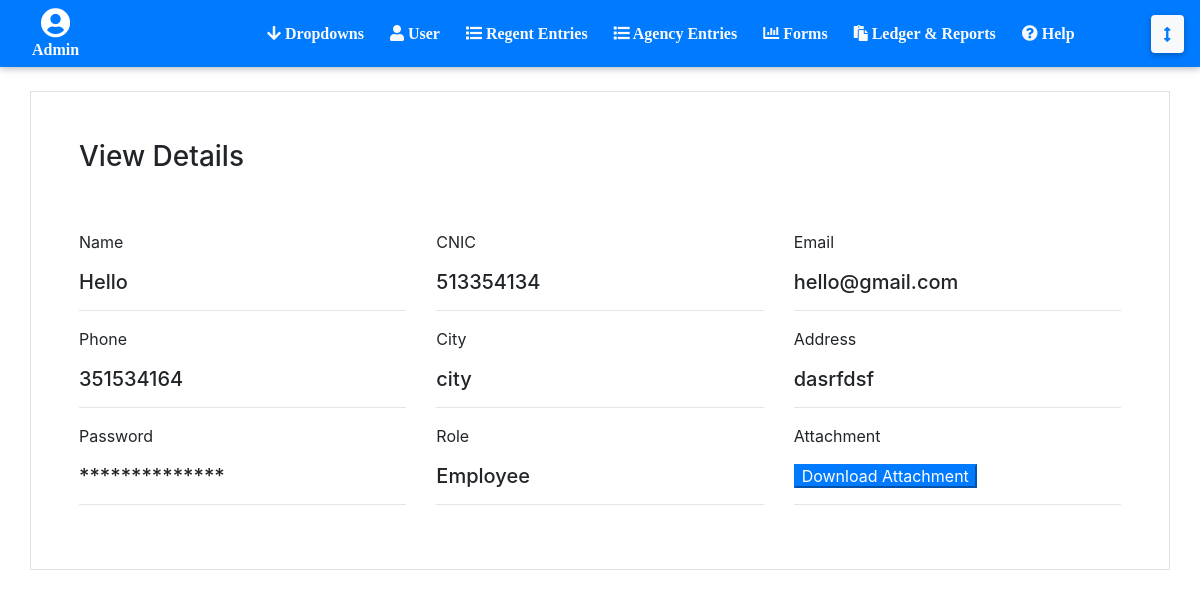
/View-Details.php?user_id=11 (signed in), run on the app's committed database.
### tables this page shows
CREATE TABLE `users` (
  `user_id` int(11) NOT NULL,
  `name` varchar(255) NOT NULL,
  `email` varchar(255) NOT NULL,
  `password` varchar(255) NOT NULL,
  `city` varchar(255) NOT NULL,
  `cnic` varchar(255) NOT NULL,
  `phone` varchar(255) NOT NULL,
  `address` varchar(255) NOT NULL,
  `image` longblob NOT NULL,
  `role` varchar(255) NOT NULL
);

### View-Details.php (the view, shortened to what this page needs)
<?php
include('header.php');
include('connect.php');
if(isset($_GET['user_id']))
{
	$user_id = $_GET['user_id'];
}
?>
<section class="container-fluid">
  <section class="container-fluid">
    <section class="container border p-5">
    <h3>View Details</h3>
  <br><br>
<?php
$query = mysqli_query($con, "select * from users where user_id = '$user_id'");
$std = mysqli_fetch_array($query);
?>
      <section class="row">
        <section class="col-sm-4">
          <p>Name</p>
          <h5><?php echo $std['name'] ?></h5>
          <hr>
        </section>
        <section class="col-sm-4">
          <p>CNIC</p>
          <h5><?php echo $std['cnic'] ?></h5>
          <hr>
        </section>
        <section class="col-sm-4">
          <p>Email</p>
          <h5><?php echo $std['email'] ?></h5>
          <hr>
        </section>
        <section class="col-sm-4">
          <p>Phone</p>
          <h5><?php echo $std['phone'] ?></h5>
          <hr>
        </section>
        <section class="col-sm-4">
          <p>City</p>
          <h5><?php echo $std['city'] ?></h5>
          <hr>
        </section>
        <section class="col-sm-4">
          <p>Address</p>
          <h5><?php echo $std['address'] ?></h5>
          <hr>
        </section>
        <section class="col-sm-4">
          <p>Password</p>
          <h5>**************</h5>
          <hr>
        </section>
        <section class="col-sm-4">
          <p>Role</p>
          <h5><?php echo $std['role'] ?></h5>
          <hr>
        </section>
        <section class="col-sm-4">
          <p>Attachment</p>
          <input type="button" class="btn-primary" value="Download Attachment">
          <hr>
        </section>
      </section>
    </section>
  </section>
</section>
</body>
</html>

### data on the page
users: name "Hello", cnic "513354134", email "hello@gmail.com", phone "351534164", city "city", address "dasrfdsf", role "Employee"
